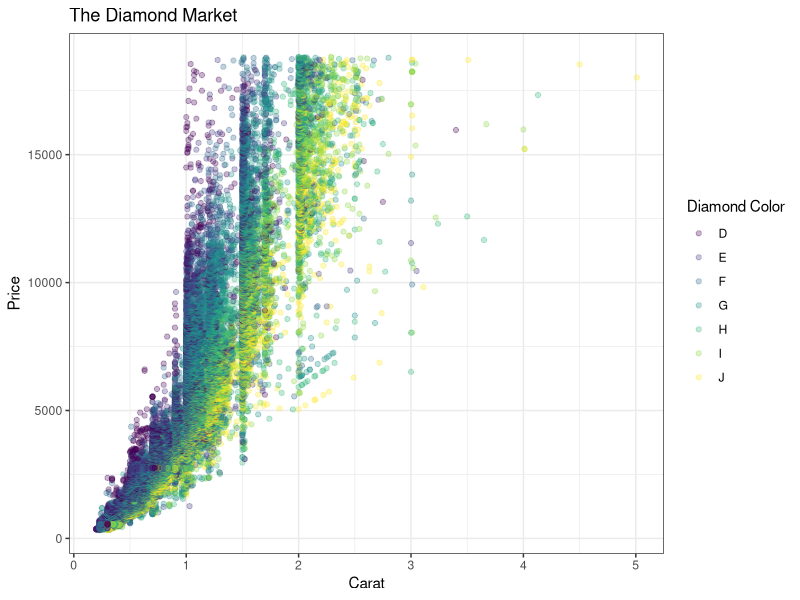

Write R code to recreate this figure.
print("Runs analysis")

library(tidyverse)
library(ggplot2)
plot_diamonds <-
  diamonds %>% ggplot(aes(x = carat, y = price, color = color)) +
  geom_point(alpha = 0.3) +
  theme_bw() +
  labs(
    x = "Carat",
    y = "Price",
    color = "Diamond Color",
    title = "The Diamond Market"
  )